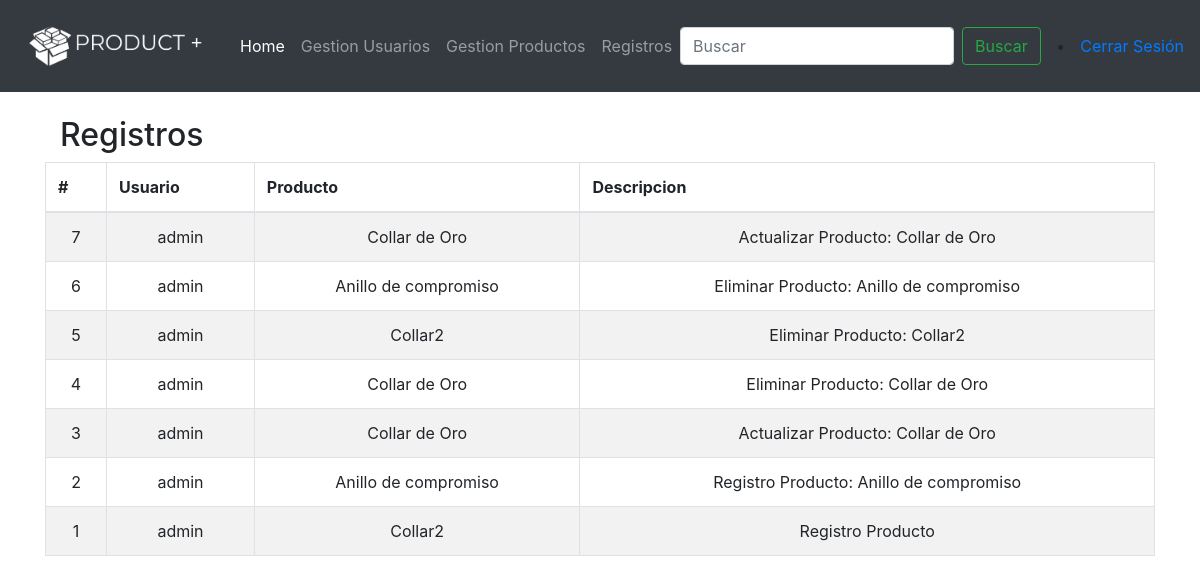
The page /records (signed in) on the database as committed earlier.
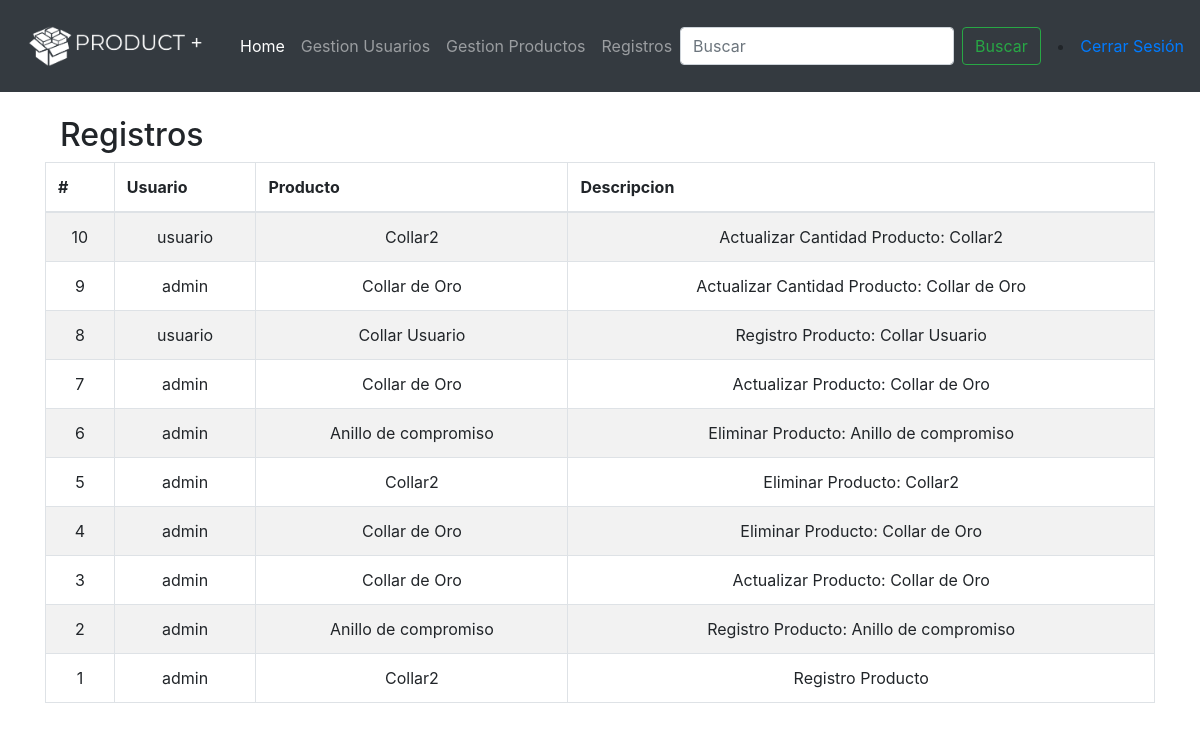
The same page on the database as committed later.
### app.py (models this page shows, shortened)
class User_Product(db.Model):
    id = db.Column(db.Integer, primary_key=True)
    user_id = db.Column(db.Integer, db.ForeignKey('user.id'),nullable = False)
    product_id = db.Column(db.Integer, db.ForeignKey('product.id'),nullable=False)
    description = db.Column(db.String(50), nullable=False)
    user = db.relationship('User',
        backref=db.backref('user__product', lazy=True))
    product = db.relationship('Product',
        backref=db.backref('user__product', lazy=True))

class User(db.Model):
    id = db.Column(db.Integer, primary_key=True)
    usuario = db.Column(db.String(25), nullable=False)
    nombres = db.Column(db.String(50), nullable=False)
    apellidos = db.Column(db.String(50), nullable=False)
    contrasena = db.Column(db.String(50), nullable=False)
    identificacion = db.Column(db.String(15), nullable=False)
    fechaNacimiento = db.Column(db.DateTime, default=datetime.utcnow)
    email = db.Column(db.String(30), nullable=False)
    direccion = db.Column(db.String(25), nullable=False)
    celular = db.Column(db.String(15), nullable=False)
    tipo = db.Column(db.String, nullable=False)
    estado = db.Column(db.String, nullable=False, default=1)

class Product(db.Model):
    id = db.Column(db.Integer, primary_key=True)
    nombre = db.Column(db.String(200), nullable=False)
    referencia = db.Column(db.String(25), nullable=False)
    marca = db.Column(db.String(50), nullable=False)
    precio = db.Column(db.Integer, nullable =False)
    cantidad = db.Column(db.Integer, nullable=False)
    imagen = db.Column(db.String(50), nullable=False)
    date_created = db.Column(db.DateTime, default=datetime.utcnow)
    estado = db.Column(db.String, nullable=False)

### app.py (the view)
@app.route('/records')
@login_required
@admin_required
def records():
    records = User_Product.query.join(User).join(Product).order_by(User_Product.id.desc()).all()
    return render_template('gestionRegistros.html',records=records)

### app.py (called while the page is built)
def login_required(view):
    @functools.wraps( view )
    def wrapped_view(**kwargs):
        if g.user is None:
            return redirect( url_for( 'index' ) )
        return view( **kwargs )
    return wrapped_view

def admin_required(view):
    @functools.wraps( view )
    def wrapped_view(**kwargs):
        if g.user.tipo != "1":
            return redirect( url_for( 'home' ) )
        return view( **kwargs )
    return wrapped_view

@app.before_request
def load_logged_in_user():
    user_id = session.get( 'user_id' )
    if user_id is None:
        g.user = None
    else:
        user = User.query.filter_by(id = user_id).first()
        g.user = user

### templates/gestionRegistros.html
{% extends 'base.html' %} {% block content %}
<div class="container">
    <br>
    <div class="col-md-8">
        <h2>Registros</h2>
    </div>
    <table class="table table-striped table-bordered">
        <thead>
            <tr>
                <th scope="col">#</th>
                <th scope="col">Usuario</th>
                <th scope="col">Producto</th>
                <th scope="col">Descripcion</th>
            </tr>
        </thead>
        <tbody>
            {% for record in records%}
            <tr>
                <td>{{ record.id }}</td>
                <td>{{ record.user.nombres}}</td>
                <td>{{record.product.nombre }}</td>
                <td>{{ record.description}}</td>
            </tr>
            {% endfor %}
        </tbody>
    </table>
</div>
{% endblock %}

Rows that differ between the two databases and show on the page:
added User_Product: id "10", user.nombres "usuario", product.nombre "Collar2", description "Actualizar Cantidad Producto: Collar2"
added User_Product: id "9", user.nombres "admin", product.nombre "Collar de Oro", description "Actualizar Cantidad Producto: Collar de Oro"
added User_Product: id "8", user.nombres "usuario", product.nombre "Collar Usuario", description "Registro Producto: Collar Usuario"
